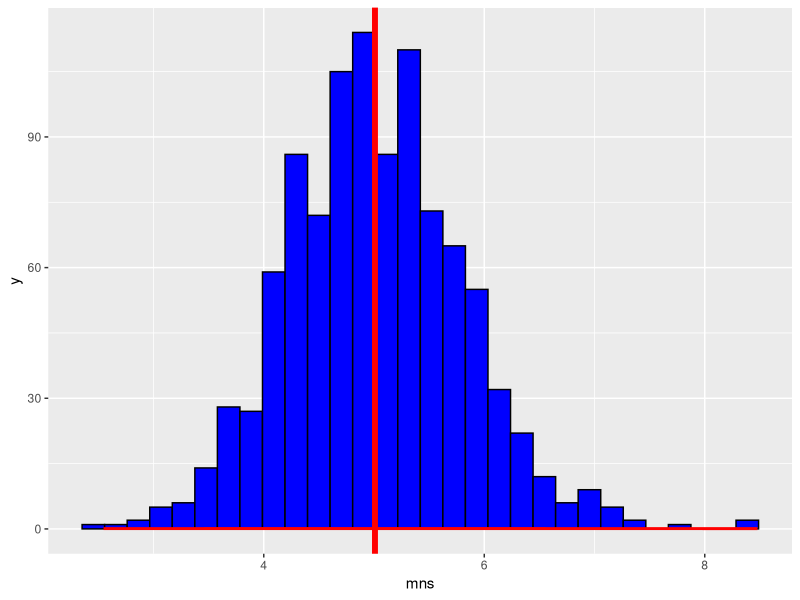
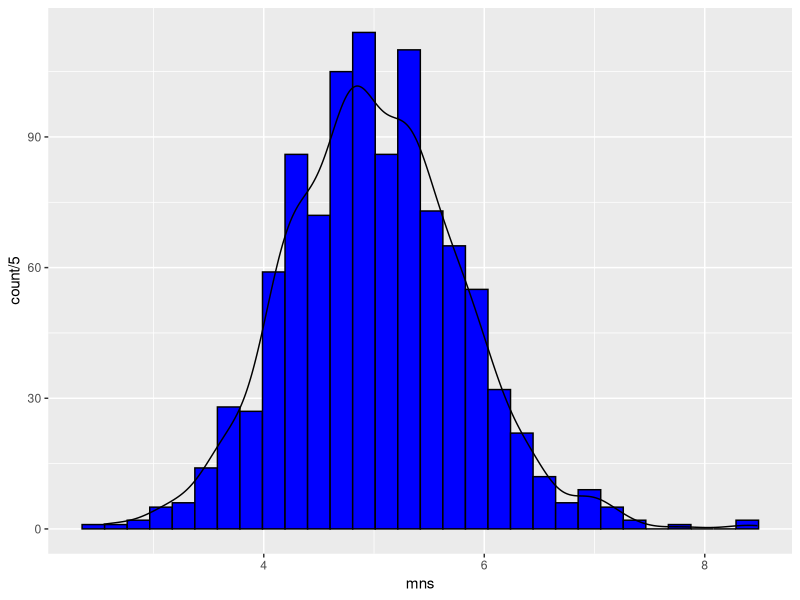

These charts were generated, in order, by the following R code:
## ---- chunk 1
knitr::opts_chunk$set(echo = TRUE)
library(ggplot2)
## ---- chunk 2
set.seed(2021)
lambda <- 0.2
n_obs <- 40
mns = NULL
for (i in 1 : 1000) mns = c(mns, mean(rexp(n_obs, lambda)))

str(mns)
summary(mns)

stdvs = NULL
for (i in 1 : 1000) stdvs = c(stdvs, sqrt(var(rexp(n_obs, lambda))))

str(stdvs)
summary(stdvs)

## ---- chunk 3

#plot histogram with mean as red line
g<- ggplot(data.frame(data = mns), aes(x=mns)) + geom_histogram(color="black", fill= "blue") +geom_vline(aes(xintercept = mean(mns)),col='red',size=2)+
  stat_function(fun = dnorm, args = list(mean = 5 , sd = 5), colour = "red", size=1)
g

## ---- chunk 4
#theoretical standard deviation
1/lambda/sqrt(n_obs)

#observed standard deviation
sd(mns)

#theoretical variance
(1/lambda/sqrt(n_obs))^2
  
#observed variance  
sd(mns)^2 


## ---- chunk 5

#plot histogram with smoothed distribution and normal
g<- ggplot(data.frame(data = mns), aes(x=mns)) + geom_histogram(color="black", fill= "blue")+ 
 geom_density(aes(y=..count../5))  
 # stat_function(fun = dnorm, args = list(mean = 5 , sd = 5), colour = "red", size=1)
g

